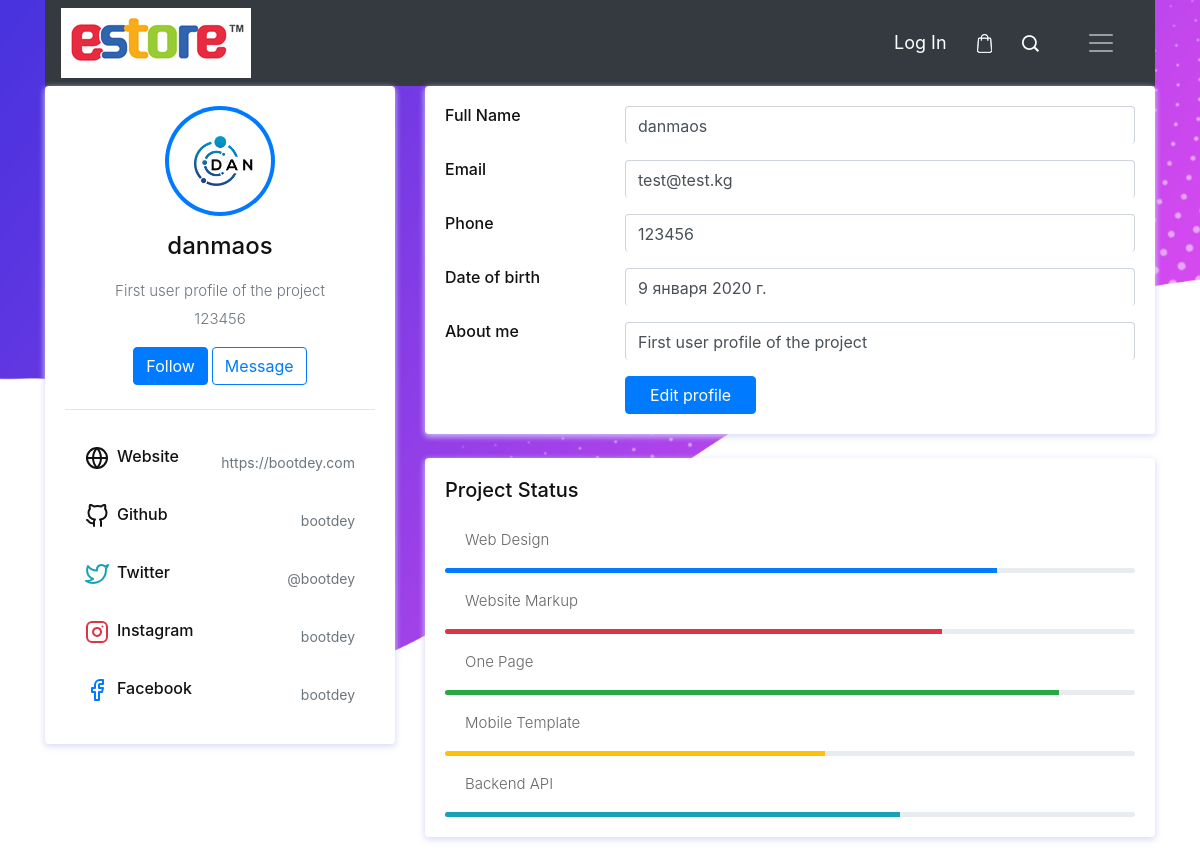
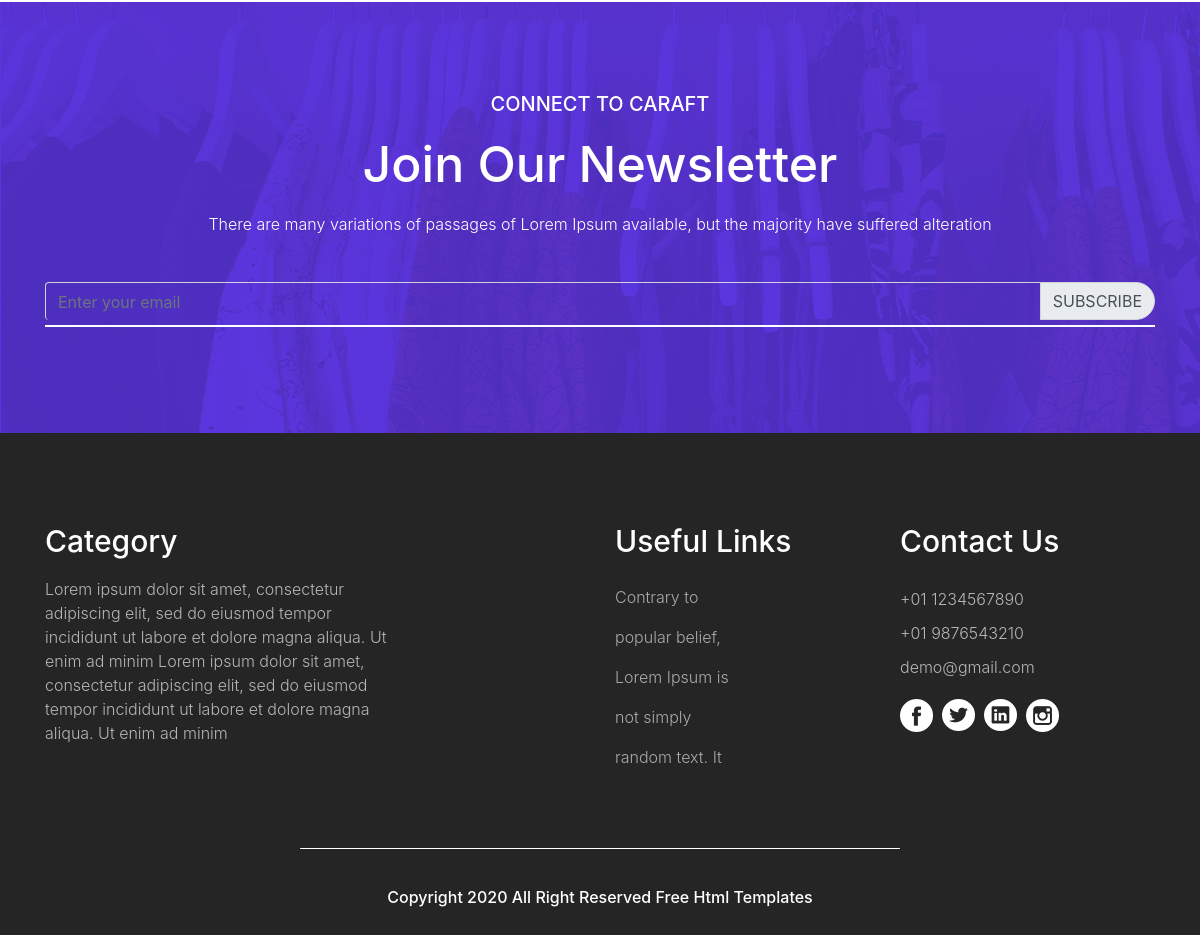
The page /user/profile/1 on the database its author committed (2 pictures, top to bottom).
### clients/models.py (models this page shows, shortened)
class Profile(models.Model):
    user = models.OneToOneField(User, on_delete=models.CASCADE)
    full_name = models.CharField(max_length=50)
    date_birth = models.DateField(default=timezone.now)
    email = models.EmailField(max_length=50)
    description = models.TextField(max_length=200)
    image = models.ImageField(default='avatar.png', blank=True, null=True)
    phone = models.IntegerField()

### clients/views.py (the view)
# urls.py: path('profile/<int:user_id>', views.profile, name='profile'),
def profile(request, user_id):
    profile = Profile.objects.get(id=user_id)
    context = {'profile': profile}
    return render(request, 'clients/profile.html', context)

### clients/templates/clients/profile.html (shortened to what this page needs)
{% extends 'main/base.html' %}
{% load static %}
{% block content %}
<link href="https://cdn.jsdelivr.net/npm/bootstrap@4.5.0/dist/css/bootstrap.min.css" rel="stylesheet">
<div class="container">
		<div class="main-body">
			<div class="row">
				<div class="col-lg-4">
					<div class="card">
						<div class="card-body">
							<div class="d-flex flex-column align-items-center text-center">
								<img src="{{ profile.image.url }}" alt="Admin" class="rounded-circle p-1 bg-primary" width="110">
								<div class="mt-3">
									<h4>{{ profile.full_name }}</h4>
									<p class="text-secondary mb-1">{{ profile.description }}</p>
									<p class="text-muted font-size-sm">{{ profile.phone }}</p>
									<button class="btn btn-primary">Follow</button>
									<button class="btn btn-outline-primary">Message</button>
								</div>
							</div>
							<hr class="my-4">
							<ul class="list-group list-group-flush">
								<li class="list-group-item d-flex justify-content-between align-items-center flex-wrap">
									<h6 class="mb-0">Website</h6>
									<span class="text-secondary">https://bootdey.com</span>
								</li>
								<li class="list-group-item d-flex justify-content-between align-items-center flex-wrap">
									<h6 class="mb-0">Github</h6>
									<span class="text-secondary">bootdey</span>
								</li>
								<li class="list-group-item d-flex justify-content-between align-items-center flex-wrap">
									<h6 class="mb-0">Twitter</h6>
									<span class="text-secondary">@bootdey</span>
								</li>
								<li class="list-group-item d-flex justify-content-between align-items-center flex-wrap">
									<h6 class="mb-0">Instagram</h6>
									<span class="text-secondary">bootdey</span>
								</li>
								<li class="list-group-item d-flex justify-content-between align-items-center flex-wrap">
									<h6 class="mb-0">Facebook</h6>
									<span class="text-secondary">bootdey</span>
								</li>
							</ul>
						</div>
					</div>
				</div>
				<div class="col-lg-8">
					<div class="card">
						<div class="card-body">
							<div class="row mb-3">
								<div class="col-sm-3">
									<h6 class="mb-0">Full Name</h6>
								</div>
								<div class="col-sm-9 text-secondary">
									<input type="text" class="form-control" value="{{ profile.full_name }}">
								</div>
							</div>
							<div class="row mb-3">
								<div class="col-sm-3">
									<h6 class="mb-0">Email</h6>
								</div>
								<div class="col-sm-9 text-secondary">
									<input type="text" class="form-control" value="{{ profile.email }}">
								</div>
							</div>
							<div class="row mb-3">
								<div class="col-sm-3">
									<h6 class="mb-0">Phone</h6>
								</div>
								<div class="col-sm-9 text-secondary">
									<input type="text" class="form-control" value="{{ profile.phone }}">
								</div>
							</div>
							<div class="row mb-3">
								<div class="col-sm-3">
									<h6 class="mb-0">Date of birth</h6>
								</div>
								<div class="col-sm-9 text-secondary">
									<input type="text" class="form-control" value="{{ profile.date_birth }}">
								</div>
							</div>
							<div class="row mb-3">
								<div class="col-sm-3">
									<h6 class="mb-0">About me</h6>
								</div>
								<div class="col-sm-9 text-secondary">
									<input type="text" class="form-control" value="{{ profile.description }}">
								</div>
							</div>
							<div class="row">
								<div class="col-sm-3"></div>
								<div class="col-sm-9 text-secondary">
									<a href="{% url 'create_profile' %}" type="button" class="btn btn-primary px-4">Edit profile</a>
								</div>
							</div>
						</div>
					</div>
					<div class="row">
						<div class="col-sm-12">
							<div class="card">
								<div class="card-body">
									<h5 class="d-flex align-items-center mb-3">Project Status</h5>
									<p>Web Design</p>
									<div class="progress mb-3" style="height: 5px">
										<div class="progress-bar bg-primary" role="progressbar" style="width: 80%" aria-valuenow="80" aria-valuemin="0" aria-valuemax="100"></div>
									</div>
									<p>Website Markup</p>
									<div class="progress mb-3" style="height: 5px">
										<div class="progress-bar bg-danger" role="progressbar" style="width: 72%" aria-valuenow="72" aria-valuemin="0" aria-valuemax="100"></div>
									</div>
									<p>One Page</p>
									<div class="progress mb-3" style="height: 5px">
										<div class="progress-bar bg-success" role="progressbar" style="width: 89%" aria-valuenow="89" aria-valuemin="0" aria-valuemax="100"></div>
									</div>
									<p>Mobile Template</p>
									<div class="progress mb-3" style="height: 5px">
										<div class="progress-bar bg-warning" role="progressbar" style="width: 55%" aria-valuenow="55" aria-valuemin="0" aria-valuemax="100"></div>
									</div>
									<p>Backend API</p>
									<div class="progress" style="height: 5px">
										<div class="progress-bar bg-info" role="progressbar" style="width: 66%" aria-valuenow="66" aria-valuemin="0" aria-valuemax="100"></div>
									</div>
								</div>
							</div>
						</div>
					</div>
				</div>
			</div>
		</div>
	</div>
{%endblock%}

### static/css/style.css (style rules this page uses)
* { box-sizing: border-box !important; transition: ease all 0.5s; }
html { scroll-behavior: smooth; }
body { color: #666666; font-size: 14px; font-family: Roboto; line-height: 1.80857; font-weight: normal; overflow-x: hidden; }
a { color: #1f1f1f; text-decoration: none !important; outline: none !important; -webkit-transition: all .3s ease-in-out; -moz-transition: all .3s ease-in-out; -ms-transition: all .3s ease-in-out; -o-transition: all .3s ease-in-out; transition: all .3s ease-in-out; }
h1, h2, h3, h4, h5, h6 { letter-spacing: 0; font-weight: normal; position: relative; padding: 0 0 10px 0; font-weight: normal; line-height: normal; color: #111111; margin: 0 }
h4 { font-size: 16px }
h5 { font-size: 14px }
h6 { font-size: 13px }
*, *::after, *::before { -webkit-box-sizing: border-box; -moz-box-sizing: border-box; box-sizing: border-box; }
ul, li, ol { margin: 0px; padding: 0px; list-style: none; }
p { margin: 20px; font-weight: 300; font-size: 15px; line-height: 24px; }
a { color: #222222; text-decoration: none; outline: none !important; }
a, .btn { text-decoration: none !important; outline: none !important; -webkit-transition: all .3s ease-in-out; -moz-transition: all .3s ease-in-out; -ms-transition: all .3s ease-in-out; -o-transition: all .3s ease-in-out; transition: all .3s ease-in-out; }
img { max-width: 100%; height: auto; }
button { border: 0; margin: 0; padding: 0; cursor: pointer; }
.form-control { display: block; width: 100%; padding: .375rem 20px 0px 0px; font-size: 18px; line-height: 1.5; color: #9e6ae4; background-color: transparent !important; background-clip: padding-box; border-bottom: 0!important; border: 0px; border-radius: 0px; transition: border-color 0s ease-in-out, box-shadow 0s ease-in-out !important; }

### clients/templates/clients/profile.html (style rules this page uses)
.card { position: relative; display: flex; flex-direction: column; min-width: 0; word-wrap: break-word; background-color: #fff; background-clip: border-box; border: 0 solid transparent; border-radius: .25rem; margin-bottom: 1.5rem; box-shadow: 0 2px 6px 0 rgb(218 218 253 / 65%), 0 2px 6px 0 rgb(206 206 238 / 54%); }
.me-2 { margin-right: .5rem!important; }

### rows shown on the page
Profile: image (picture), full_name "danmaos", description "First user profile of the project", phone "123456", email "test@test.kg", date_birth "9 января 2020 г."
